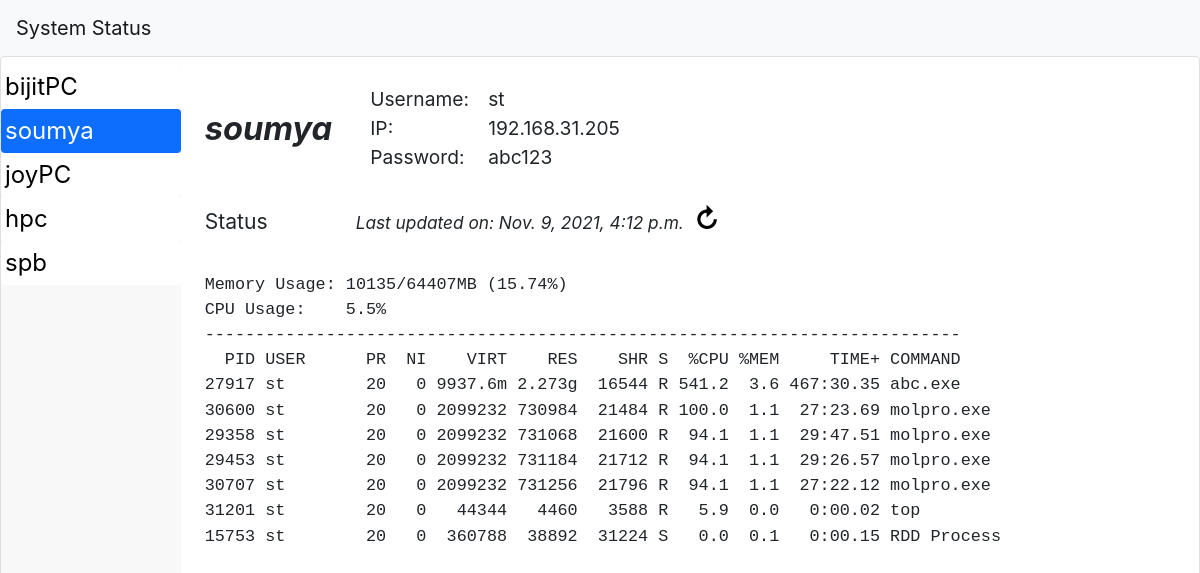
Screenshot of /home/soumya with the database file from the repository.
### jobstat/models.py (models this page shows, shortened)
class remoteModel(models.Model):
    remoteName = models.CharField(max_length=100)   # a short/nick name for the server
    remoteIP = models.GenericIPAddressField()       # server ip address
    remotePORT = models.IntegerField(default=22)    # server port
    username = models.CharField(max_length=100)     # username
    password = models.CharField(max_length=100)     # password
    remoteType = models.CharField(max_length=100,choices=[
        ('workstation',"Workstation/PC"),  # 2ns one shows in the list options
        ('cluster',"Cluster"),
        ('qsubcluster',"qsubClsuter"),
    ],default="Workstation")
    remoteCommand= models.TextField(blank=True, null=True)
    remoteStatus = models.TextField(blank=True, null=True)
    lastUpdated = models.DateTimeField(null=True, blank=True)

### jobstat/views.py (the view)
# urls.py: path(r'home/<str:rName>',views.detail, name='detail'),
def detail(request, rName):
    print(request.META.get('REMOTE_ADDR'))
    return render(request, 'index.html',{
        'server':getServersNames(),
        'data':remoteModel.objects.get(remoteName=rName),
        'selected':rName
    })

### jobstat/views.py (called while the page is built)
def getServersNames():
    return [n for n, in remoteModel.objects.values_list('remoteName')]

### jobstat/templates/index.html (shortened to what this page needs)
{% load static %}
<!doctype html>
<html lang="en">
<head>
    <link rel="stylesheet" href="{% static  'bootstrap.min.css' %}">
</head>
<body>
    <nav class="navbar navbar-expand-lg navbar-light bg-light">
        <a class="navbar-brand" href="#">System Status</a>
    </nav>
    <div id="root" class="card py-2">
        <div id="sidebar">
            {% for s in server %}
            <a href="{% url 'detail' s %}">
                {% if s == data.remoteName %}
                    <div class="serverItem card p-1 selected">
                {% else %}
                    <div class="serverItem card p-1">
                        {% endif %}
                        {{s}}
                    </div>
            </a>
            {% endfor %}
        </div>
        <div id="detailPanel" class="px-4">
            <div style="display: flex; ">
                <div class='name'>{{data.remoteName}}</div>
                <div class="card-body grid">
                    <div class="info">Username:  </div> <div>{{data.username}}</div>
                    <div class="info">IP: </div> <div>{{data.remoteIP}}</div>
                    <div class="info">Password: </div> <div>{{data.password}}</div>
                </div>
            </div>
            <div class="py-2 mb-4">
                <div class="inb status"> Status </div>
                <div class="info inb update">Last updated on: {{data.lastUpdated}}</div>
                <a href="{% url 'refresh' selected %}">
                    <div style="display: inline-block; font-size: 1.4em; font-weight: bolder;">
                        &#8635;
                    </div>
                </a>
            </div>
            <div style="overflow: auto;">
                <pre>{{ data.remoteStatus}}</pre>
            </div>
        </div>
    </div>
</body>
</html>

### jobstat/templates/index.html (style rules this page uses)
html, body { height: 100vh; margin: 0; width: 100%; display: flex; flex-flow: column; overflow: hidden; }
#root { display: flex; flex-flow: row; width: 100%; flex-grow: 1; min-height: 100px; }
#sidebar { width: 15%; font-size: 1.5em; background-color: rgb(248, 248, 248); }
#detailPanel { width: 85%; font-size: 1.2em; display: flex; flex-flow: column; }
.serverItem { border: none !important; }
.selected { color: #fff; background-color: #0d6efd; }
a, a:hover { color: black; text-decoration: none; }
.name { font-size: 1.7em; font-weight: bold; font-style: italic; margin: auto; min-width: 15%; }
.inb { display: inline-block; }
.status { min-width: fit-content; width: 15%; font-size: 1.1em; }
.update { font-style: italic; font-size: .9em; padding-right: 5px; min-width: fit-content; }
.grid { display: grid; grid-template-columns: auto 1fr; grid-column-gap: 1em ; }

### rows the page displays
remoteModel: remoteName "soumya", username "st", remoteIP "192.168.31.205", password "abc123", lastUpdated "Nov. 9, 2021, 4:12 p.m.", remoteStatus "Memory Usage: 10135/64407MB (15.74%) CPU Usage: 5.5% --------------------------------------------------------------------------- PID USER PR NI VIRT RES SHR S %CPU %MEM TIME+ COMMAND 27917 st 20 0 9937.6m 2.273g 16544 R 541.2 3.6 467:30.35 abc.exe 30600 st 20 0 2099232 730984 21484 R 100.0 1.1 27:23.69 molpro.exe 29358 st 20 0 2099232 731068 21600 R 94.1 1.1 29:47.51 molpro.exe 29453 st 20 0 2099232 731184 21712 R 94.1 1.1 29:26.57 molpro.exe 30707 st 20 0 2099232 731256 21796 R 94.1 1.1 27:22.12 molpro.exe 31201 st 20 0 44344 4460 3588 R 5.9 0.0 0:00.02 top 15753 st 20 0 360788 38892 31224 S 0.0 0.1 0:00.15 RDD Process"

### other values shown
{{ s }} "bijitPC" "soumya" "joyPC" "hpc" "spb"
